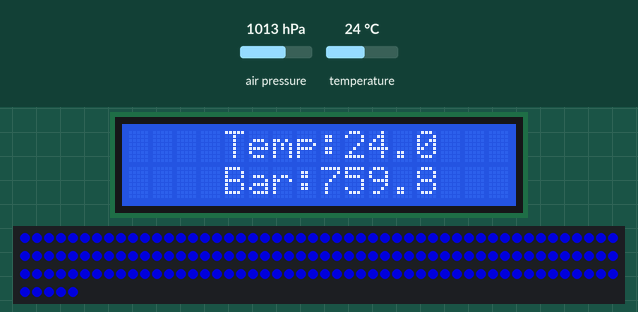
Simulated run of this sketch. Board: Arduino Uno, built with avr-gcc and run on an emulated ATmega328P. Parts: 16×2 character LCD, 155 RGB LEDs in strip order, left to right, continuing on the next row. Inputs (shaded band) come from the test bench; at power-on: temperature 24 °C, air pressure 1013 hPa. Dim RGB values are drawn brighter than linear; the RemoteXY app is connected; what the sketch prints to the serial monitor is not drawn.

Above: at 1.2 s.
1.3 s: temperature set to 12 °C
At 2.9 s:
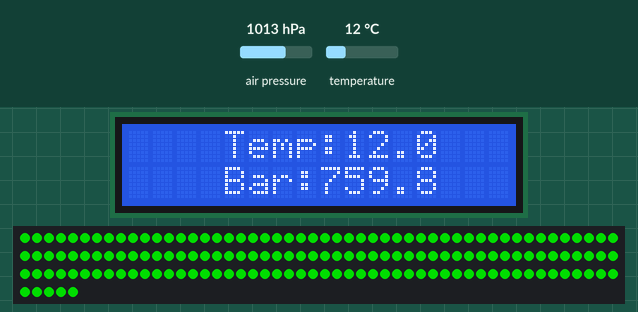
3.7 s: temperature set to 28 °C
At 5.3 s:
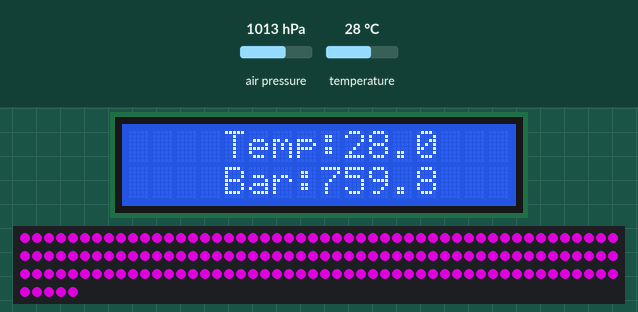
5.8 s: temperature set to 33 °C
At 7.6 s:
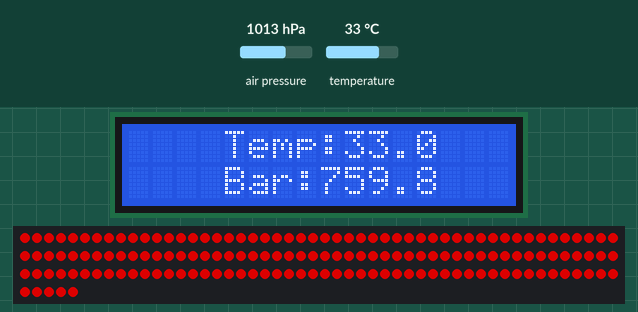
7.9 s: temperature set to 6 °C
At 8.9 s:
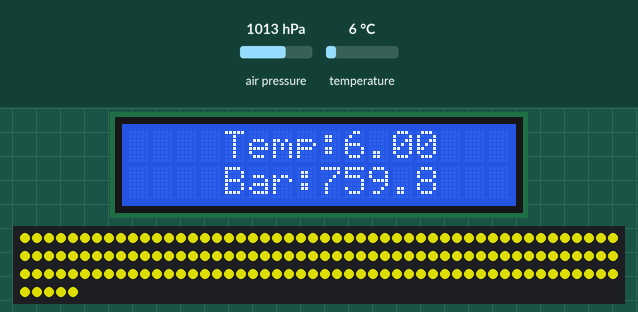
10.1 s: air pressure set to 952 hPa
At 11.3 s:
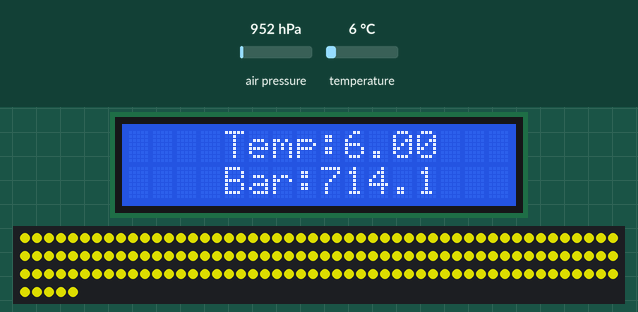
Timing chart, 0 to 13.1 s (numbered marks = the images above; inputs shaded):
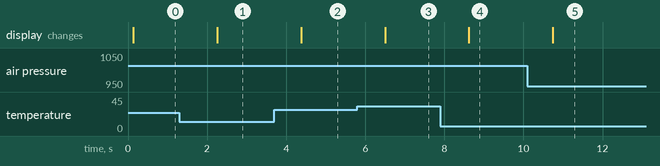

Measured:
- after the input at 1.3 s, the display: changes after 0.96 s (image 1)
- after the input at 3.7 s, the display: changes after 0.68 s (image 2)
- after the input at 5.8 s, the display: changes after 0.70 s (image 3)
- after the input at 7.9 s, the display: changes after 0.72 s (image 4)
- after the input at 10.1 s, the display: changes after 0.64 s (image 5)

The sketch:

bmp180-neopixel-remote.ino
```cpp
#include <Wire.h>
#include <LiquidCrystal_I2C.h>
#include <SFE_BMP180.h>
#include <Adafruit_NeoPixel.h>
#define REMOTEXY_MODE__SOFTSERIAL
#include <SoftwareSerial.h>
#include <RemoteXY.h>

// Настройки дисплея
LiquidCrystal_I2C lcd(0x38, 16, 2);

// Настройки датчика давления/температуры BMP180
SFE_BMP180 pressure;

// Настройки NeoPixel
#define PIN        13
#define NUM_LEDS   155
Adafruit_NeoPixel strip(NUM_LEDS, PIN, NEO_GRB + NEO_KHZ800);

// Настройки RemoteXY (UART)
#define REMOTEXY_SERIAL_RX    8
#define REMOTEXY_SERIAL_TX    9
#define REMOTEXY_SERIAL_SPEED 9600

unsigned char RemoteXY_CONF[] = {
  255,0,0,22,0,75,0,8,13,0,
  67,4,7,14,26,12,12,26,11,67,
  4,54,14,26,12,6,26,11,129,0,
  9,6,18,6,12,208,148,208,176,208,
  178,208,187,208,181,208,189,208,184,208,
  181,0,129,0,51,7,29,6,6,208,
  162,208,181,208,188,208,191,208,181,209,
  128,208,176,209,130,209,131,209,128,208,
  176,0
};

struct {
  char text_1[11];      // давление (мм рт. ст.)
  char text_2[11];      // температура (°C)
  unsigned char connect_flag;
} RemoteXY;

void setup() {
  // Инициализация интерфейса RemoteXY
  RemoteXY_Init();
  Serial.begin(9600);

  // Настройка LCD
  lcd.begin();
  lcd.backlight();

  // Настройка NeoPixel
  strip.begin();
  strip.setBrightness(150);
  strip.clear();
  strip.show();
}

void loop() {
  RemoteXY_Handler();

  // Считываем температуру
  char status = pressure.startTemperature();
  double T, P;
  if (status) {
    delay(status);
    status = pressure.getTemperature(T);
    if (status) {
      dtostrf(T, 0, 1, RemoteXY.text_2);
      Serial.print(T, 1);
    }
  }

  // Считываем давление (с компенсированной температурой)
  status = pressure.startPressure(3);
  if (status) {
    delay(status);
    status = pressure.getPressure(P, T);
    if (status) {
      double bar_mmHg = P * 0.7500637554192;
      dtostrf(bar_mmHg, 0, 1, RemoteXY.text_1);
      Serial.print(bar_mmHg, 1);

      // Обновляем LCD
      lcd.setCursor(4, 0);
      lcd.print("Temp:");
      lcd.print(T, 1);
      lcd.setCursor(4, 1);
      lcd.print("Bar:");
      lcd.print(bar_mmHg, 1);

      // Подсветка ленты по температуре
      uint32_t color;
      if      (T < 7)   color = 0xFFFF00;  // желтый
      else if (T < 15)  color = 0x00FF00;  // зеленый
      else if (T < 25)  color = 0x0000FF;  // синий
      else if (T < 30)  color = 0xFF00FF;  // фиолетовый
      else               color = 0xFF0000; // красный

      for (int i = 0; i < NUM_LEDS; i++) {
        strip.setPixelColor(i, color);
      }
      strip.show();
      delay(1000);
    }
  }
}
```
